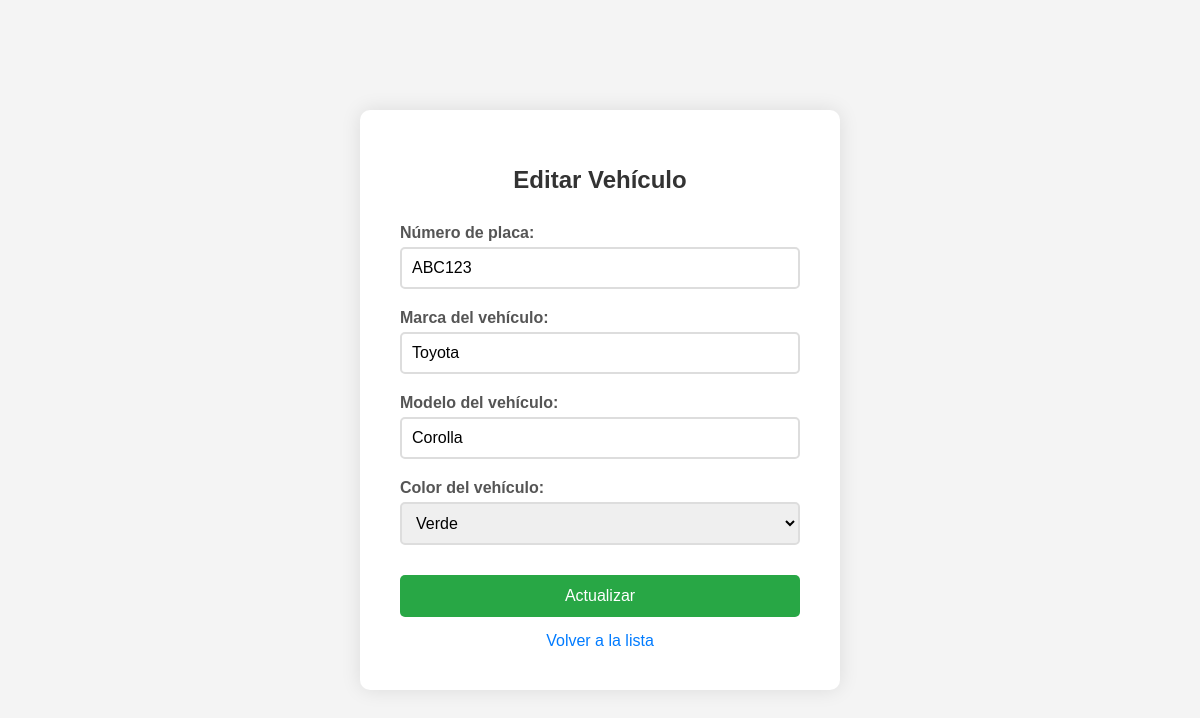
Page /2/update/ on the committed database.
### vehiclesapp/models.py (models this page shows, shortened)
class Vehicle(models.Model):
    COLOR_CHOICES = [
        ('Rojo', 'Rojo'),
        ('Azul', 'Azul'),
        ('Verde', 'Verde'),
        ('Negro', 'Negro'),
        ('Blanco', 'Blanco'),
        ('Gris', 'Gris'),
        ('Plateado', 'Plateado'),
    ]
    numero_placa = models.CharField(max_length=10, verbose_name='Número de placa')
    marca = models.CharField(max_length=100, verbose_name='Marca del vehículo')
    modelo = models.CharField(max_length=100, verbose_name='Modelo del vehículo')
    color = models.CharField(max_length=50, choices=COLOR_CHOICES, verbose_name='Color del vehículo')

### vehiclesapp/views.py (the view)
# urls.py: path('<int:pk>/update/', views.vehicle_update, name='vehicle_update'),
def vehicle_update(request, pk):
    vehicle = get_object_or_404(Vehicle, pk=pk)
    if request.method == 'POST':
        form = VehicleForm(request.POST, instance=vehicle)
        if form.is_valid():
            form.save()
            return redirect('vehicle_list')
    else:
        form = VehicleForm(instance=vehicle)
    return render(request, 'update_view.html', {'form': form})

### vehiclesapp/forms.py
class VehicleForm(forms.ModelForm):
    class Meta:
        model = Vehicle
        fields = ['numero_placa', 'marca', 'modelo', 'color']
        labels = {
            'numero_placa': 'Número de placa',
            'marca': 'Marca del vehículo',
            'modelo': 'Modelo del vehículo',
            'color': 'Color del vehículo',
        }

### vehiclesapp/templates/update_view.html (shortened to what this page needs)
<!DOCTYPE html>
<html>
<head>
</head>
<body>
    <div class="container">
        <h1>Editar Vehículo</h1>
        <form method="post">
            <div class="form-group">
                <label for="id_numero_placa">Número de placa:</label>
                {{ form.numero_placa }}
            </div>
            <div class="form-group">
                <label for="id_marca">Marca del vehículo:</label>
                {{ form.marca }}
            </div>
            <div class="form-group">
                <label for="id_modelo">Modelo del vehículo:</label>
                {{ form.modelo }}
            </div>
            <div class="form-group">
                <label for="id_color">Color del vehículo:</label>
                {{ form.color }}
            </div>
            <button type="submit">Actualizar</button>
        </form>
        <a href="{% url 'vehicle_list' %}" class="back-link">Volver a la lista</a>
    </div>
</body>
</html>

### vehiclesapp/templates/update_view.html (style rules this page uses)
body { font-family: Arial, sans-serif; background-color: #f4f4f4; margin: 0; padding: 0; display: flex; justify-content: center; align-items: center; min-height: 100vh; }
.container { background: white; padding: 40px; border-radius: 10px; box-shadow: 0 0 20px rgba(0,0,0,0.1); width: 400px; text-align: center; }
h1 { color: #333; margin-bottom: 30px; font-size: 24px; }
.form-group { margin-bottom: 20px; text-align: left; }
label { display: block; margin-bottom: 5px; font-weight: bold; color: #555; }
input, select { width: 100%; padding: 10px; border: 2px solid #ddd; border-radius: 5px; font-size: 16px; box-sizing: border-box; }
button { background-color: #28a745; color: white; padding: 12px 30px; border: none; border-radius: 5px; font-size: 16px; cursor: pointer; width: 100%; margin-top: 10px; }
.back-link { display: block; margin-top: 15px; color: #007bff; text-decoration: none; }

### rows in the picture
Vehicle: numero_placa "ABC123", marca "Toyota", modelo "Corolla", color "Verde"
